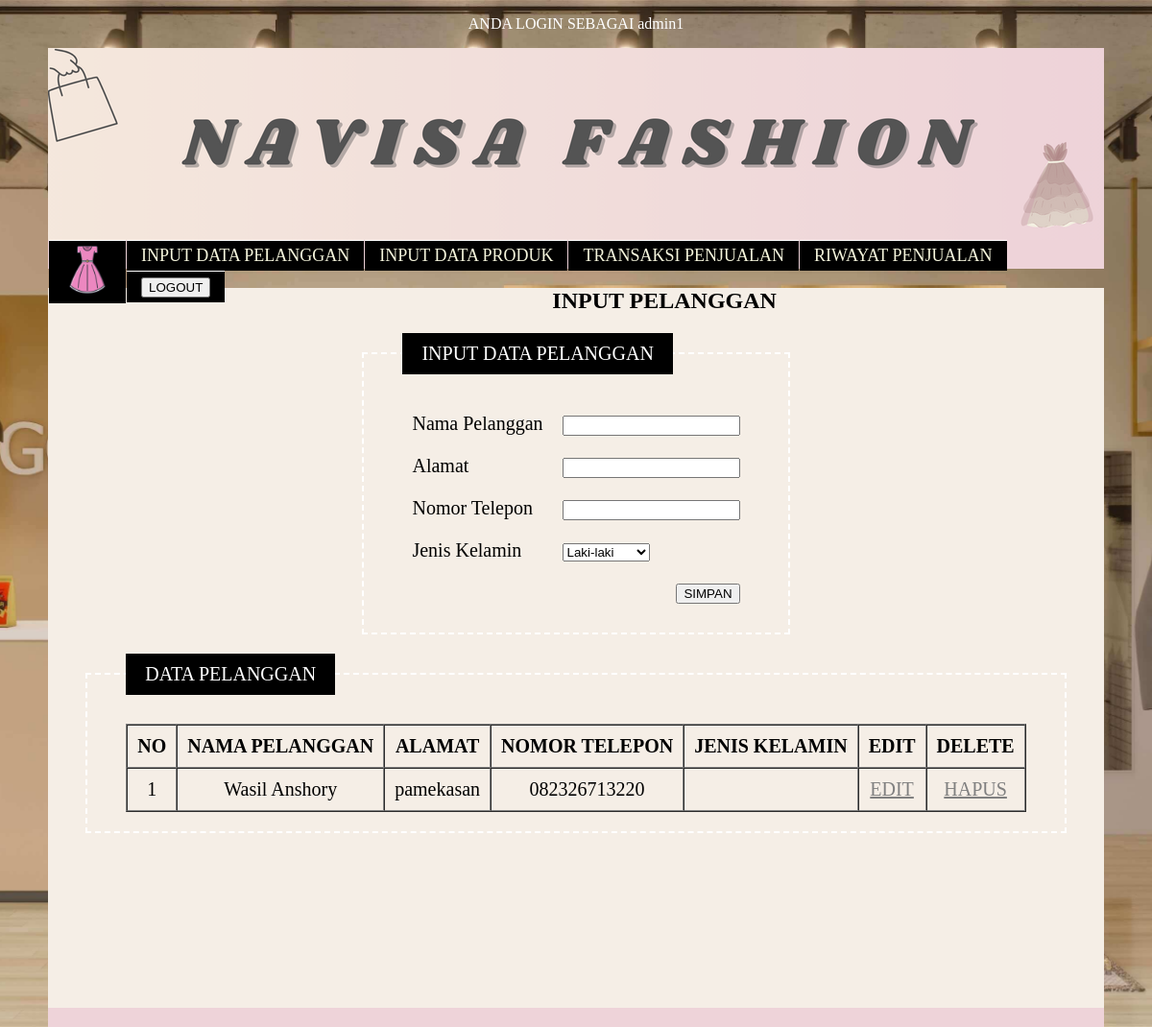
The app's page /homekasir.php?pg=forminputpelanggan (signed in) with its own data.
### tables this page shows
CREATE TABLE `pelanggan` (
  `PelangganId` int(11) NOT NULL,
  `NamaPelanggan` varchar(255) NOT NULL,
  `Alamat` text NOT NULL,
  `NomorTelepon` varchar(15) NOT NULL
);

### forminputpelanggan.php (the view, shortened to what this page needs)
  <?php
if (isset($_SESSION['LoginId'])) {
  echo "<h2 align=center><B><font face=cambria color=black
size=5>INPUT PELANGGAN</font></B></h2><p>";
}
?>
<html>
<head>
  <link href="index.css" rel="stylesheet" type="text/css">
</head>
<div align="center">
  <body>
    <fieldset>
      <legend>INPUT DATA PELANGGAN</legend>
      <form method="post" action="inputpelanggan.php">
        <table border="0" cellspacing="0" cellpadding="10">
          <tr>
            <td>Nama Pelanggan</td>
            <td><input type="text" name="nama"></td>
          </tr>
          <tr>
            <td>Alamat</td>
            <td><input type="text" name="alamat"></td>
          </tr>
          <tr>
            <td>Nomor Telepon</td>
            <td><input type="text" name="telepon"></td>
          </tr>
          <tr>
            <td>Jenis Kelamin</td>
            <td>
              <select name="kelamin">
                <option value="Laki-laki">Laki-laki</option>
              </select>
            </td>
          </tr>
          <tr>
            <td colspan="2" align="right"><input type="submit" value="SIMPAN">
          </tr>
        </table>
      </form>
    </fieldset>
    <p>
    <p>
    <fieldset>
      <legend>DATA PELANGGAN</legend>
      <table border="1" cellspacing="0" cellpadding="10">
        <tr>
          <td>
            <div align="center"><strong>NO</strong></div>
          </td>
          <td>
            <div align="center"><strong>NAMA PELANGGAN</strong></div>
          </td>
          <td>
            <div align="center"><strong>ALAMAT</strong></div>
          </td>
          <td>
            <div align="center"><strong>NOMOR TELEPON</strong></div>
          </td>
          <td>
            <div align="center"><strong>JENIS KELAMIN</strong></div>
          </td>
          <td>
            <div align="center"><strong>EDIT</strong></div>
          </td>
          <td>
            <div align="center"><strong>DELETE</strong></div>
          </td>
        </tr>
        <?php
        $no = 1;
        $ambil = mysqli_query($koneksi, "SELECT * FROM pelanggan ORDER BY
NamaPelanggan asc");
        while ($array = mysqli_fetch_array($ambil, MYSQLI_ASSOC)) {
          ?>
          <tr>
            <td>
              <div align="center"><?php echo "$no";
              $no++; ?></div>
            </td>
            <td>
              <div align="center"><?php echo "$array[NamaPelanggan]"; ?></div>
            </td>
            <td>
              <div align="center"><?php echo "$array[Alamat]"; ?></div>
            </td>
            <td>
              <div align="center"><?php echo "$array[NomorTelepon]"; ?></div>
            </td>
            <td>
            </td>
            <td>
              <div align="center"><a href="homekasir.php?pg=formeditpelanggan&idnya=
<?php echo $array['PelangganId']; ?>">EDIT</a></div>
            </td>
            <td>
              <div align="center"><a href="deletepelanggan.php?idnya=<?php echo
                $array['PelangganId']; ?>" onclick="return confirm('Yakin akan dihapus?')">
                  HAPUS</a></div>
            </td>
          </tr>
          <?php
        }
        ?>
      </table>
    </fieldset>
  </body>
</div>
</html>

### index.css (style rules this page uses)
fieldset { border: 2px dashed white; display: inline-block; font-size: 20px; font-family:"Optima", Times New Roman, Times, serif; padding: 1em 2em; }
legend { color: white; margin-bottom: 10px; padding: 0.5em 1em; background-color: black; }

### homekasir.php (style rules this page uses)
body { background-image: url(bg2.jpeg); background-size: cover; background-repeat: no-repeat; background-position: center; background-attachment: fixed; height: 100%; }

### records on screen
pelanggan: NamaPelanggan "Wasil Anshory", Alamat "pamekasan", NomorTelepon "082326713220"

### other values on screen
$_SESSION[Username] "admin1"
